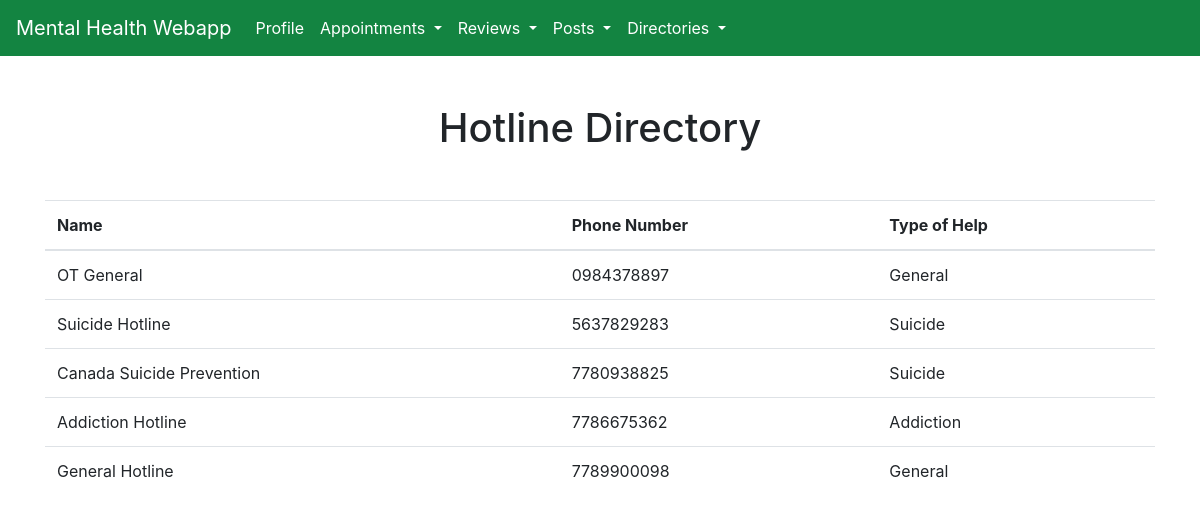
The app's page /hotline-directory.php with its own data.
### tables this page shows
CREATE TABLE Hotline (
	phoneNum		char(12)        PRIMARY KEY,
	typeOfHelp		varchar(50)     DEFAULT "General",
	name			varchar(100),
	FOREIGN KEY (typeOfHelp) REFERENCES TypesOfHelp(helpType) ON UPDATE CASCADE ON DELETE SET NULL
);

### hotline-directory.php (the view, shortened to what this page needs)
<?php
	$conn = OpenCon();
	function showHotlines() {
		global $conn;
		$sql = "SELECT name, phoneNum, typeOfHelp FROM Hotline";
		$result = $conn->query($sql);
		while($row = $result->fetch_assoc()) {
			echo "<tr>
					<td>".$row["name"]."</td>
					<td>".$row["phoneNum"]."</td>
					<td>".$row["typeOfHelp"]."</td>
				  </tr>";
		}
	}
?>
<!DOCTYPE html>
<html>
	<head>
		<link rel="stylesheet" href="https://cdn.jsdelivr.net/npm/bootstrap@4.5.3/dist/css/bootstrap.min.css">
		<link rel="stylesheet" href="styles/main.css">
	</head>
	<body>
		<nav class="navbar navbar-expand-lg navbar-dark">
			<a class="navbar-brand" href="#">Mental Health Webapp</a>
		 	<div class="collapse navbar-collapse" id="navbarNav">
		 		<ul class="navbar-nav">
		 			<li class="nav-item">
			        	<a class="nav-link" href="/cpsc304/profile.php">Profile</a>
			      	</li>
			      	<li class="nav-item dropdown">
			        	<a class="nav-link dropdown-toggle" id="navbarDropdownMenuLink" role="button" data-toggle="dropdown" aria-haspopup="true" aria-expanded="false">
			          	Appointments
			        	</a>
			      	</li>
			     	<li class="nav-item dropdown">
			        	<a class="nav-link dropdown-toggle" id="navbarDropdownMenuLink" role="button" data-toggle="dropdown" aria-haspopup="true" aria-expanded="false">
			          		Reviews
			        	</a>
			      	</li>
			     	<li class="nav-item dropdown" aria-labelledby="navbarDropdownMenuLink">
			        	<a class="nav-link dropdown-toggle" id="navbarDropdownMenuLink" role="button" data-toggle="dropdown" aria-haspopup="true" aria-expanded="false">
			          		Posts
			        	</a>
			      	</li>
			      	<li class="nav-item dropdown">
			        	<a class="nav-link dropdown-toggle" id="navbarDropdownMenuLink" role="button" data-toggle="dropdown" aria-haspopup="true" aria-expanded="false">
			          		Directories
			        	</a>
			      	</li>
			    </ul>
	  		</div>
		</nav>
		<div class = "container">
			<h1 class = "text-center mt-5 mb-4"> Hotline Directory </h1>
			<table class="table mt-5 mb-5">
			<thead>
				<tr>
					<th>Name</th>
					<th>Phone Number</th>
					<th>Type of Help</th>
				</tr>
			</thead>
			<?php showHotlines() ?>
			</table>
		</div>
	</body>
</html>

### styles/main.css (style rules this page uses)
nav { background-color: #138441; }
.navbar-brand { color: white !important; }
.nav-link { color: white !important; }

### records on screen
hotline: name "OT General", phoneNum "0984378897", typeOfHelp "General"
hotline: name "Suicide Hotline", phoneNum "5637829283", typeOfHelp "Suicide"
hotline: name "Canada Suicide Prevention", phoneNum "7780938825", typeOfHelp "Suicide"
hotline: name "Addiction Hotline", phoneNum "7786675362", typeOfHelp "Addiction"
hotline: name "General Hotline", phoneNum "7789900098", typeOfHelp "General"
